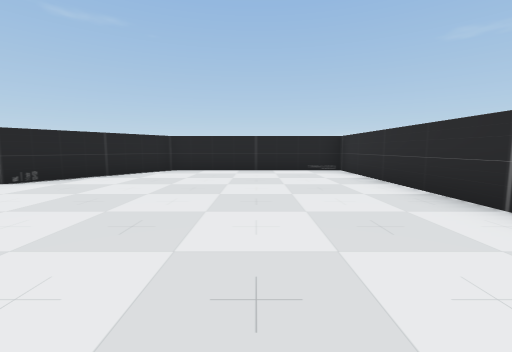
view 1 (above)

18 first-person views from a walk through a 3-D level made in the Unity game engine. The camera is 0.62 m above the floor, tilts 6° down and sees 90° across. The floor is counted in squares, 1 m on a side. Each view is taken from the middle of a square. On the plan, view 1 faces up. The plan holds only what a view shows up to about 9 squares ahead; the rest is blank. The place goes on beyond the plan. The player is left out.

view 2
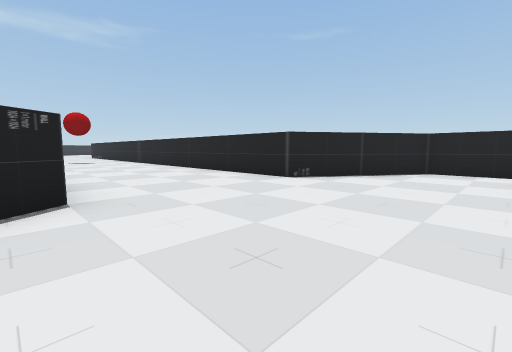

view 3
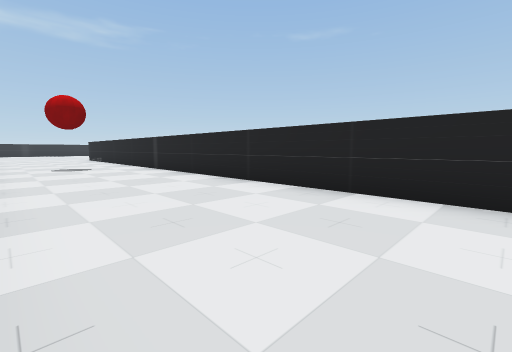

view 4
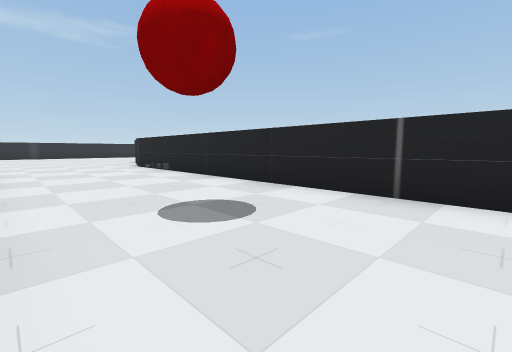

view 5
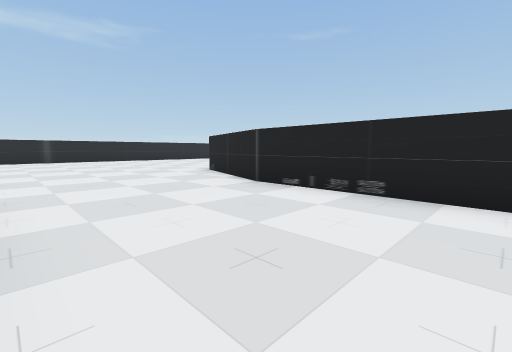

view 6
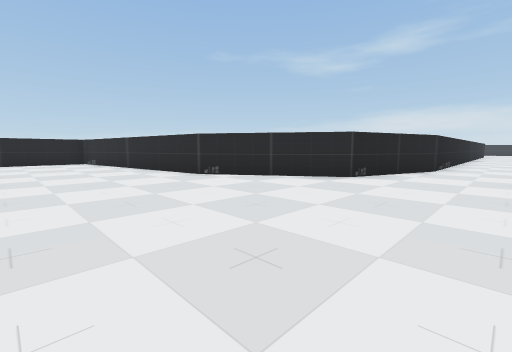

view 7
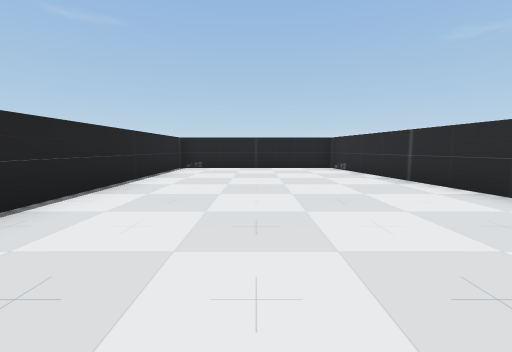

view 8
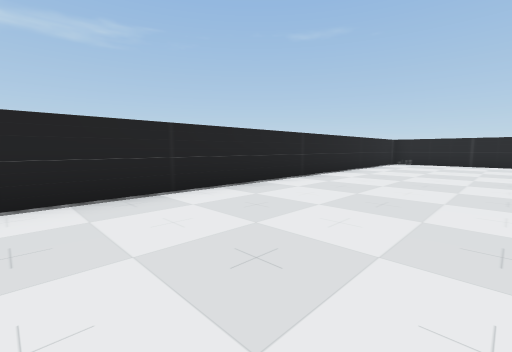

view 9
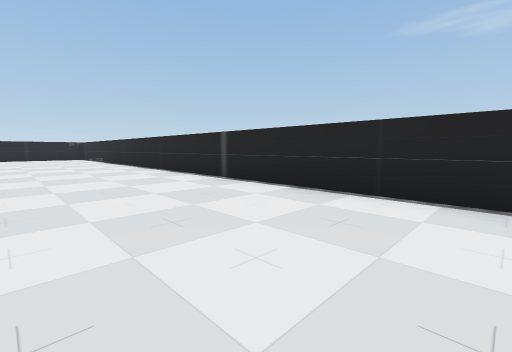

view 10
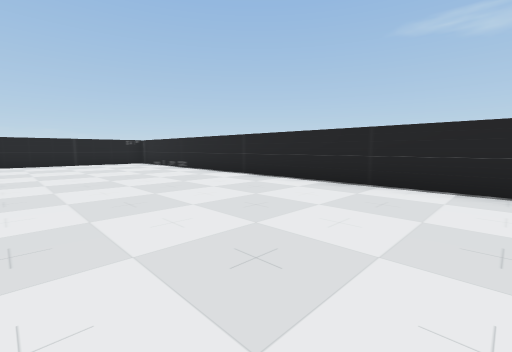

view 11
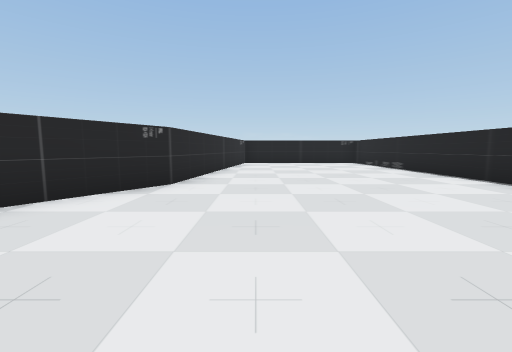

view 12
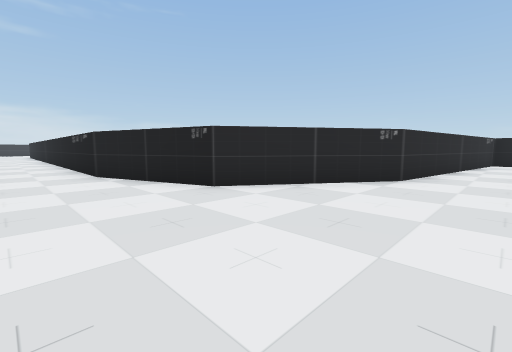

view 13
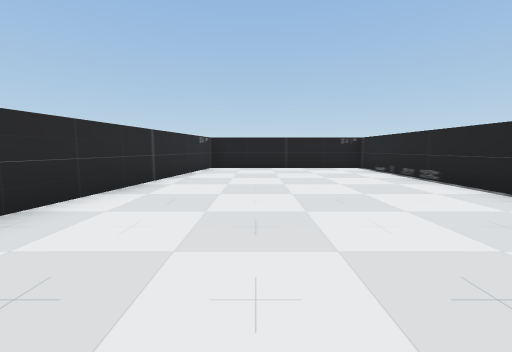

view 14
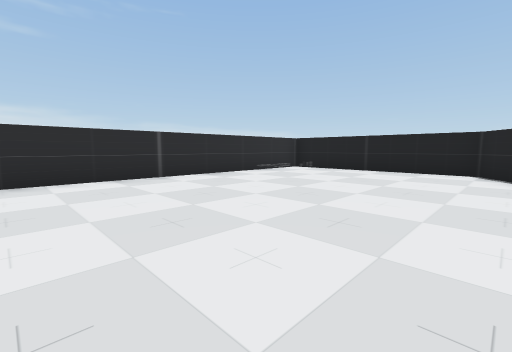

view 15
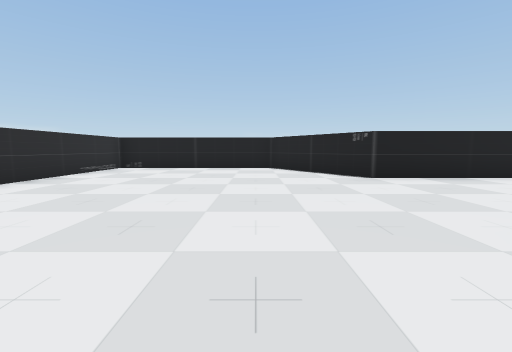

view 16
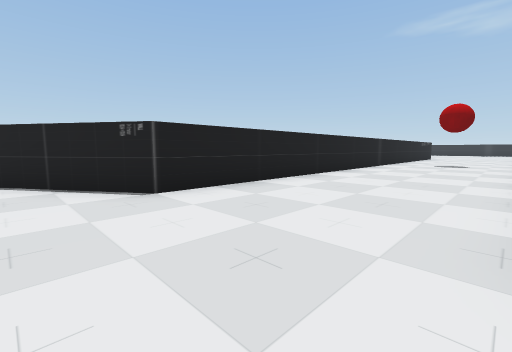

view 17
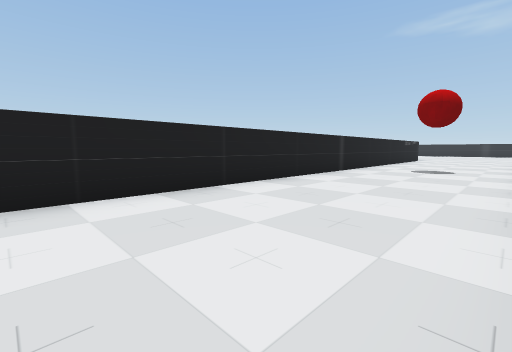

view 18
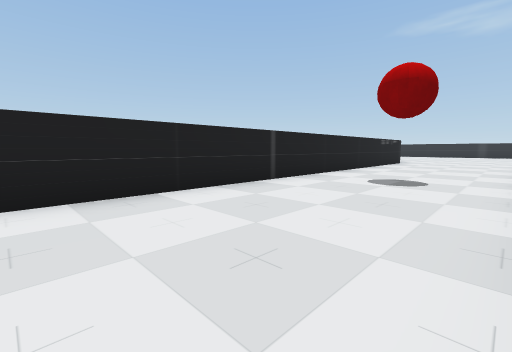

### Floor plan
Points are (right, up) in squares from view 1. A wall is a line through its corners. A room is listed if a view was taken in it or the views show most of it. See-through windows are left out.
Room 1 (views 1, 2, 3, 4, 5, 6, 7, 8, 9, 10, 11, 12, 13, 14, 15, 16, 17, 18)
walls: (-21.5, 4.5) (-24.5, 5.5) (-26.5, 8.5) (-27.5, 15.5) (-32.5, 15.5) (-32.5, -10.5) (-27.5, -10.5) (-26.5, -3.5) (-24.5, -0.5) (-21.5, 0.5) (-4.5, 0.5) (-2.5, -2.5) (2.5, -2.5) (2.5, 7.5) (-2.5, 7.5) (-4.5, 4.5) (-21.5, 4.5)

Positions as (right, up) in squares from view 1, and headings:
1: (0, 0), facing up
2: (-1, 0), facing up-left
3: (-5, 1), facing up-left
4: (-12, 1), facing up-left
5: (-18, 1), facing up-left
6: (-30, 3), facing up-right
7: (-30, 7), facing up
8: (-29, 4), facing up-left
9: (-29, 7), facing down-left
10: (-28, 1), facing down-left
11: (-28, 1), facing down
12: (-28, 2), facing down-right
13: (-29, -2), facing down
14: (-3, 5), facing down-right
15: (-2, 6), facing down
16: (-3, 4), facing down-left
17: (-6, 4), facing down-left
18: (-9, 4), facing down-left
